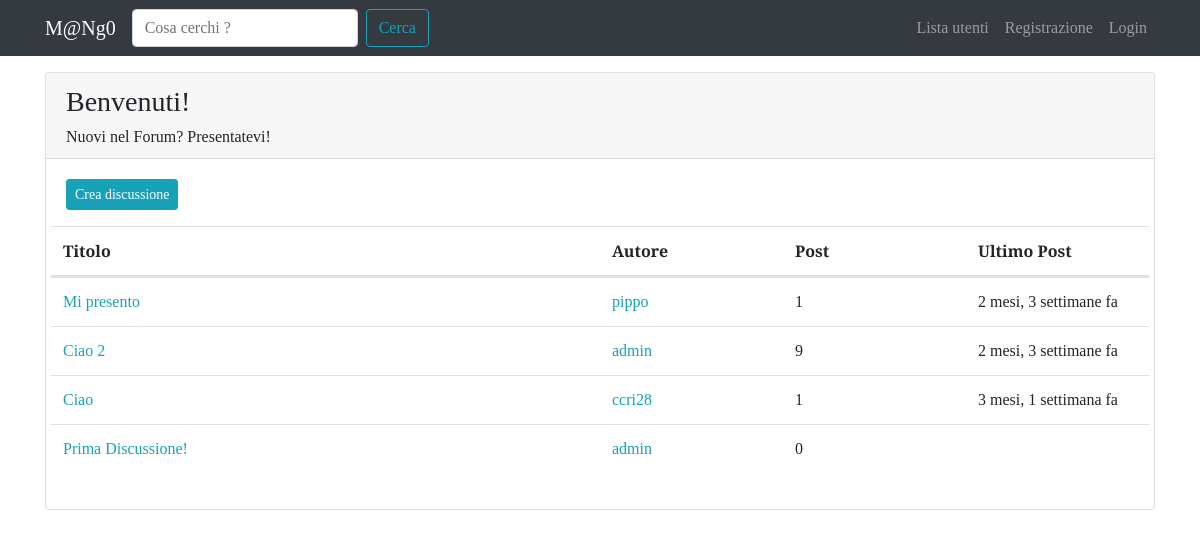
The app's page /forum/sezione/1/ with its own data.
### forum/models.py (models this page shows, shortened)
class Sezione(models.Model):
    nome_sezione = models.CharField(max_length=80)
    descrizione = models.CharField(max_length=150, blank=True, null=True)
    logo_sezione = models.ImageField(blank=True, null=True)
    class Meta:
        verbose_name = "Sezione"
        verbose_name_plural = "Sezioni"

class Discussione(models.Model):
    titolo = models.CharField(max_length=120)
    data_creazione = models.DateTimeField(auto_now_add=True)
    autore_discussione = models.ForeignKey(User, on_delete=models.CASCADE, related_name="discussioni")
    sezione_appartenenza = models.ForeignKey(Sezione, on_delete=models.CASCADE)
    def get_absolute_url(self):
        return reverse('visualizza_discussione', kwargs={"pk":self.pk})
    """ indica il numero di pagine presenti nella discussione """
    class Meta:
        verbose_name = "Discussione"
        verbose_name_plural = "Discussioni"

class Post(models.Model):
    autore_post = models.ForeignKey(User, on_delete=models.CASCADE, related_name="posts")
    contenuto = models.TextField()
    data_creazione = models.DateTimeField(auto_now_add=True)
    discussione = models.ForeignKey(Discussione, on_delete=models.CASCADE)
    class Meta:
        verbose_name = "Post"
        verbose_name_plural = "Posts"

### forum/views.py (the view)
# urls.py: path('sezione/<int:pk>/', views.visualizzaSezione, name='sezione_view'),
def visualizzaSezione(request, pk):
    sezione = get_object_or_404(Sezione, pk=pk)
    discussioni_sezione = Discussione.objects.filter(sezione_appartenenza = sezione).order_by("-data_creazione")
    context = {"sezione":sezione, "discussioni": discussioni_sezione}
    return render(request, 'forum/singola_sezione.html', context)

### forum/templates/forum/singola_sezione.html (shortened to what this page needs)
{% extends 'base.html' %}
{% block content %}
  <div class="card my-3">
        <div class="card-header">
          <h3>{{ sezione.nome_sezione }}</h3>
          <h6 class="card-text">{{ sezione.descrizione }}</h6>
        </div>
        <div class="card-body">
              <a class="btn btn-sm btn-info" href="{% url 'crea_discussione' pk=sezione.pk %}">Crea discussione</a>
              <table class="table mt-3 ">
                <thead>
                  <tr class="row">
                    <th class="col-lg-6 col-3">Titolo</th>
                    <th class="col-lg-2 col-3">Autore</th>
                    <th class="col-lg-2 col-3">Post</th>
                    <th class="col-lg-2 col-3">Ultimo Post</th>
                  </tr>
                </thead>
                <tbody>
                    <tr class="row">
                      {% for discussione in discussioni %}
                          <td class="col-lg-6 col-3">
                            <a href="{{ discussione.get_absolute_url }}">
                              {{ discussione.titolo }}
                            </a>
                          </td>
                          <td class="col-lg-2 col-3">
                            <a href="{% url 'user_profile' username=discussione.autore_discussione.username %}">
                              {{ discussione.autore_discussione }}
                            </a>
                          </td>
                          <td class="col-lg-2 col-3">
                            {{ discussione.post_set.count }}
                          </td>
                          <td class="col-lg-2 col-3">
                            {{ discussione.post_set.last.data_creazione|timesince }}  {% if discussione.post_set.count != 0 %} fa {% endif %}
                          </td>
                      {% endfor %}
                    </tr>
                </tbody>
              </table>
        </div>
  </div>
{% endblock content %}

### templates/base.html (shortened to what this page needs)
{% load static %}
<!doctype html>
<html lang="en">
  <head>
    <link rel="stylesheet" href="https://stackpath.bootstrapcdn.com/bootstrap/4.1.1/css/bootstrap.min.css">
    <link rel="stylesheet" href="https://use.fontawesome.com/releases/v5.0.13/css/all.css">
    <link rel="stylesheet" href="{% static 'css/mango.css' %}">
  </head>
  <body>
    <nav class="navbar navbar-expand-lg navbar-dark bg-dark">
        <div class="container">
            <a class="navbar-brand" href="{% url 'homepage' %}">M@Ng0</a>
            <div class="collapse navbar-collapse" id="navbarSupportedContent">
                <form class="form-inline my-2 my-lg-0" action="{% url 'funzione_cerca' %}">
                  <input name="q" class="form-control mr-sm-2" type="search" placeholder="Cosa cerchi ?" aria-label="Search">
                  <button class="btn btn-outline-info my-2 my-sm-0" type="submit">Cerca</button>
                </form>
                <ul class="navbar-nav ml-auto">
                  <li class="nav-item">
                    <a class="nav-link" href="{% url 'user_list' %}">Lista utenti <span class="sr-only">(current)</span></a>
                  </li>
                  {% if request.user.is_authenticated %}
                        <li class="nav-item dropdown">
                          <a class="nav-link dropdown-toggle" href="#" id="navbarDropdown" role="button" data-toggle="dropdown" aria-haspopup="true" aria-expanded="false">
                            {{ request.user.username }}
                          </a>
                          <div class="dropdown-menu" aria-labelledby="navbarDropdown">
                            <!-- Oltre al url, andiamo a specificare anche il parametro che dobbiamo passare al nostro url
                                 Lo username (parametro) che passiamo alla nostra View, tramite l'url user profile, è lo
                                 username dello user che sta effettuando la richiesta -->
                            <a class="dropdown-item" href="{% url 'user_profile' username=request.user.username %}">Profilo</a>
                            <a class="dropdown-item" href="{% url 'password_change' %}">Aggiorna Password</a>
                            <div class="dropdown-divider"></div>
                            <a class="dropdown-item" href="{% url 'logout' %}">Esci</a>
                          </div>
                        </li>
                   {% else %}
                       <li class="nav-item">
                         <a class="nav-link" href="{% url 'registration_view' %}">Registrazione</a>
                       </li>
                       <li class="nav-item">
                         <a class="nav-link" href="{% url 'login' %}">Login</a>
                       </li>
                  {% endif %}
                </ul>
          </div>
      </div>
    </nav>
    <div class="container">
      {% block content %}
      {% endblock content %}
    </div>
  </body>
</html>

### static-storage/css/mango.css (style rules this page uses)
body { font-family: 'Slabo 27px', serif; }
a, a:hover { color: #17a2b8; }

### records on screen
Sezione: nome_sezione "Benvenuti!", descrizione "Nuovi nel Forum? Presentatevi!"
Discussione: titolo "Mi presento", autore_discussione "pippo", post_set.count "1", post_set.last.data_creazione "2 mesi, 3 settimane", shows "fa"
Discussione: titolo "Ciao 2", autore_discussione "admin", post_set.count "9", post_set.last.data_creazione "2 mesi, 3 settimane", shows "fa"
Discussione: titolo "Ciao", autore_discussione "ccri28", post_set.count "1", post_set.last.data_creazione "3 mesi, 1 settimana", shows "fa"
Discussione: titolo "Prima Discussione!", autore_discussione "admin", post_set.count "0"
